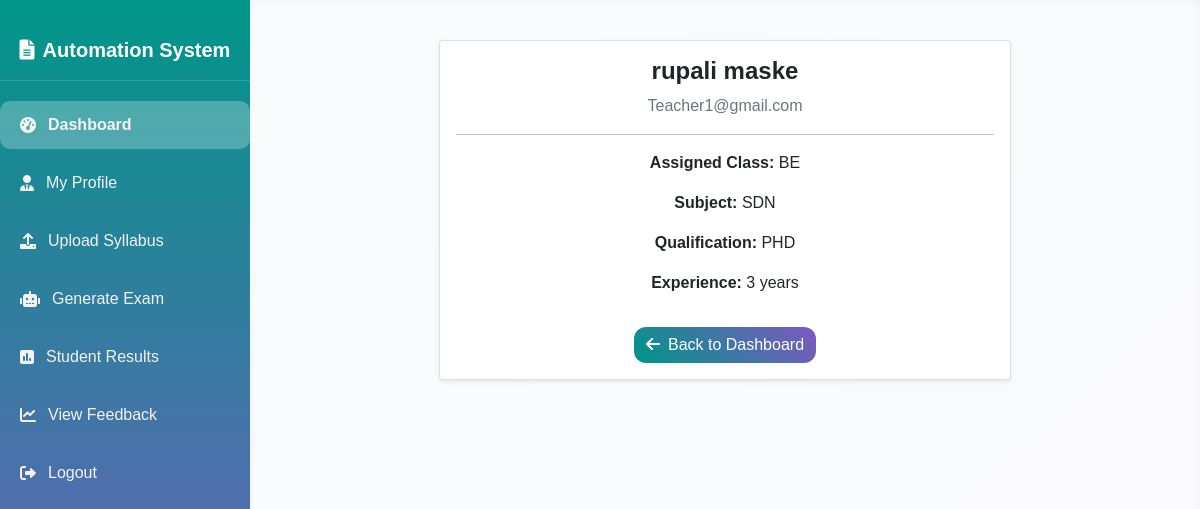
/teacher/profile (signed in), run on the app's committed database.
### tables this page shows
CREATE TABLE users (
        id INTEGER PRIMARY KEY AUTOINCREMENT,
        full_name TEXT NOT NULL,
        email TEXT UNIQUE NOT NULL,
        password_hash TEXT NOT NULL,
        role TEXT CHECK(role IN ('Admin', 'Teacher', 'Student')) NOT NULL,
        status TEXT DEFAULT 'Active',
        created_at TIMESTAMP DEFAULT CURRENT_TIMESTAMP
    );

CREATE TABLE classes (
        id INTEGER PRIMARY KEY AUTOINCREMENT,
        class_name TEXT UNIQUE NOT NULL,
        description TEXT
    );

CREATE TABLE subjects (
        id INTEGER PRIMARY KEY AUTOINCREMENT,
        subject_name TEXT NOT NULL,
        description TEXT
    );

CREATE TABLE teacher_profile (
        id INTEGER PRIMARY KEY AUTOINCREMENT,
        user_id INTEGER NOT NULL,
        qualification TEXT,
        experience_years INTEGER,
        assigned_class_id INTEGER,
        assigned_subject_id INTEGER,
        FOREIGN KEY (user_id) REFERENCES users (id) ON DELETE CASCADE,
        FOREIGN KEY (assigned_class_id) REFERENCES classes (id),
        FOREIGN KEY (assigned_subject_id) REFERENCES subjects (id)
    );

### app.py (the view)
@app.route('/teacher/profile')
@login_required
@teacher_required
def teacher_profile():
    conn = get_db_connection()
    teacher_profile = conn.execute('''
        SELECT tp.*, c.class_name, s.subject_name, u.full_name, u.email
        FROM teacher_profile tp
        LEFT JOIN classes c ON tp.assigned_class_id = c.id
        LEFT JOIN subjects s ON tp.assigned_subject_id = s.id
        LEFT JOIN users u ON tp.user_id = u.id
        WHERE tp.user_id = ?
    ''', (session['user_id'],)).fetchone()
    conn.close()
    return render_template('teacher/profile.html', profile=teacher_profile)

### app.py (called while the page is built)
def get_db_connection():
    conn = sqlite3.connect(DB_PATH, timeout=30)
    conn.row_factory = sqlite3.Row
    conn.execute('PRAGMA foreign_keys = ON;')
    conn.execute('PRAGMA journal_mode=WAL;')
    return conn

def login_required(f):
    @wraps(f)
    def decorated_function(*args, **kwargs):
        if 'user_id' not in session:
            flash('Please login to access this page.', 'warning')
            return redirect(url_for('login'))
        return f(*args, **kwargs)
    return decorated_function

def teacher_required(f):
    @wraps(f)
    def decorated_function(*args, **kwargs):
        if 'user_id' not in session or session.get('role') != 'Teacher':
            flash('Teacher access required.', 'danger')
            return redirect(url_for('dashboard'))
        return f(*args, **kwargs)
    return decorated_function

### templates/teacher/profile.html (shortened to what this page needs)
{% extends 'base.html' %}
{% block content %}
<div class="row justify-content-center">
    <div class="col-md-8">
        <div class="card shadow-sm">
            <div class="card-body text-center">
                <h4 class="fw-bold">{{ profile.full_name }}</h4>
                <p class="text-muted">{{ profile.email }}</p>
                <hr>
                <p><strong>Assigned Class:</strong> {{ profile.class_name or 'N/A' }}</p>
                <p><strong>Subject:</strong> {{ profile.subject_name or 'N/A' }}</p>
                <p><strong>Qualification:</strong> {{ profile.qualification or 'N/A' }}</p>
                <p><strong>Experience:</strong> {{ profile.experience_years or 'N/A' }} years</p>
                <a href="{{ url_for('dashboard') }}" class="btn btn-primary mt-3">
                    <i class="fas fa-arrow-left me-2"></i>Back to Dashboard
                </a>
            </div>
        </div>
    </div>
</div>
{% endblock %}

### templates/base.html (style rules this page uses)
body { font-family: 'Poppins', sans-serif; background: linear-gradient(135deg, #e0f7fa 0%, #ede7f6 100%); min-height: 100vh; margin: 0; display: flex; }
.btn-primary { background: linear-gradient(45deg, #009688, #7e57c2); border: none; border-radius: 12px; }

### data on the page
users: full_name "rupali maske", email "Teacher1@gmail.com"
classes: class_name "BE"
subjects: subject_name "SDN"
teacher_profile: qualification "PHD", experience_years "3"
